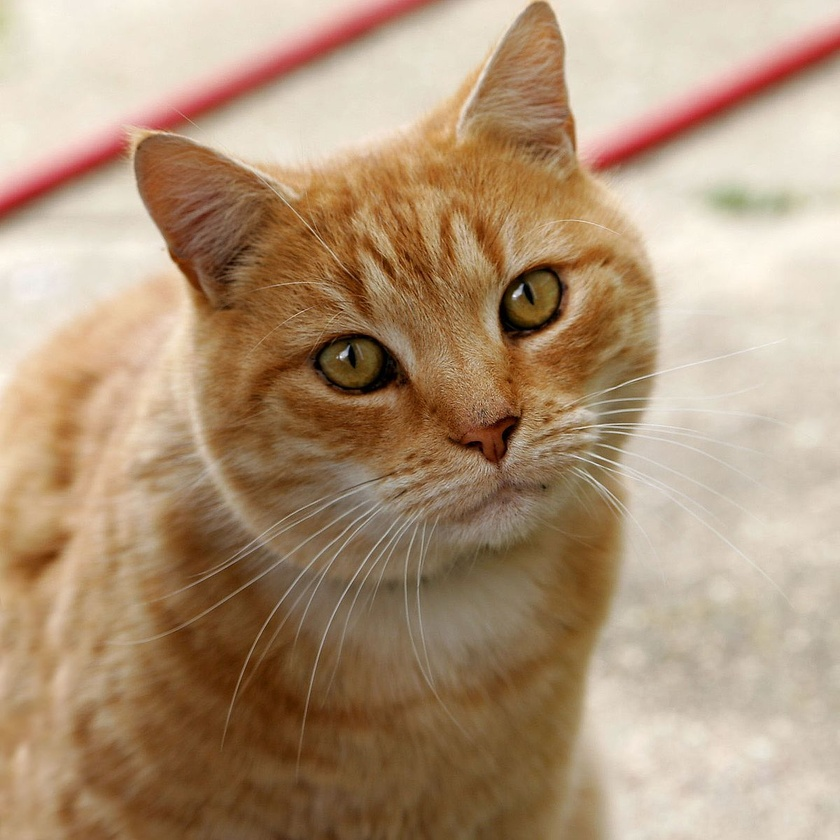
#> input picture images/random/Cat03.jpg, 840 x 840 px, shrunk from 1200 x 1199 before the run
$ python test.py
#> lines starting #> are read from the running program, lines starting #| are printed output that depends on the picture
import cv2.cv2 as cv
import numpy as np
from matplotlib import pyplot as plt

print(cv.__version__)
img = cv.imread('../images/random/Cat03.jpg')
#> img is the input picture: shape (840, 840, 3); mean B, G, R 120.7, 148.8, 175.9
px = img[100,100]
#> px = [213, 230, 239]
print(px)
#| [213 230 239]

# accessing only blue pixel
blue = img[100,100,0]
#> blue = 213
print(blue)
#| 213

print(img.size)
#| 2116800
print(img.dtype)
#| uint8

img2 = cv.imread('../images/random/prince-cay-01.jpg')
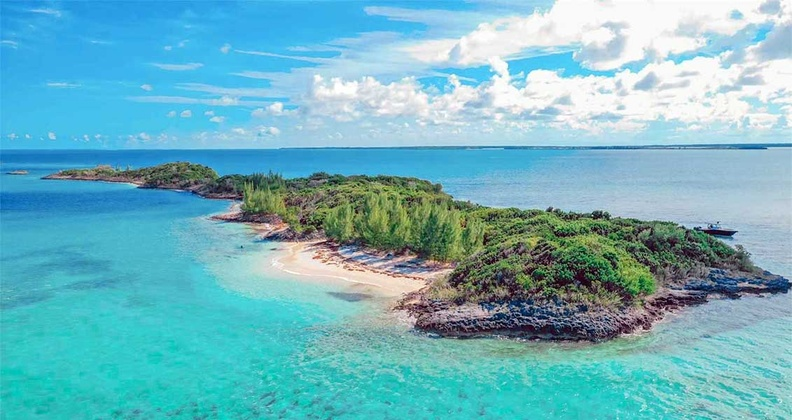
#> input picture images/random/prince-cay-01.jpg, 792 x 420 px, shrunk from 1131 x 600 before the run
#> img2 is the input picture: shape (420, 792, 3); mean B, G, R 191.5, 179.5, 112.3
img2grey = cv.imread('../images/random/prince-cay-01.jpg', 0)
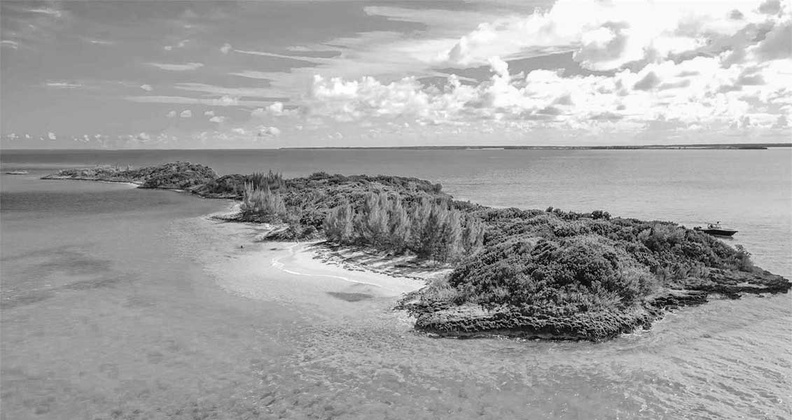
#> img2grey: shape (420, 792); min 0, max 255, mean 160.8
cv.imshow('res',img2grey)
plt.hist(img2grey.ravel(),256,[0,256])
plt.show()
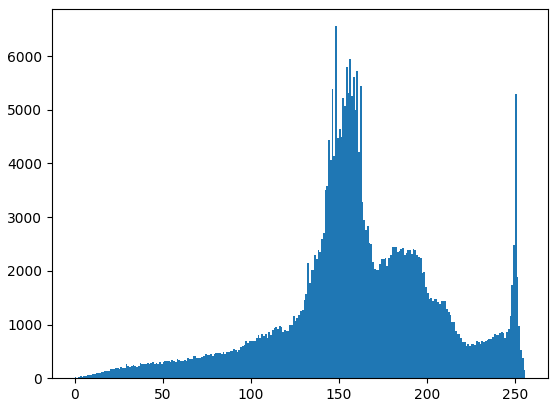
#> figure drawn by matplotlib, 1 panel; tallest bar 6556 high, from x = 148 to 149

color = ('b','g','r')
for i,col in enumerate(color):
    histr = cv.calcHist([img2],[i],None,[256],[0,256])
    plt.plot(histr,color = col)
    plt.xlim([0,256])
plt.show()
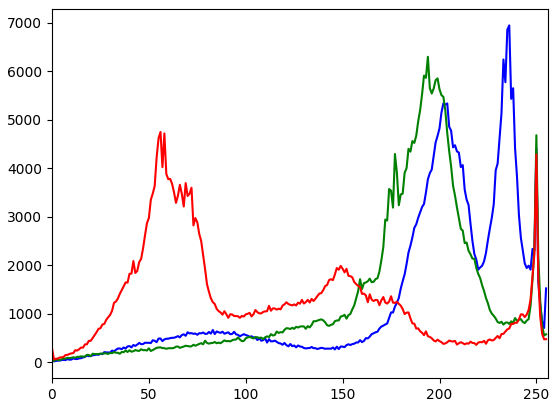
#> figure drawn by matplotlib, 1 panel; curve peaks at x = 236, y = 6950; curve peaks at x = 194, y = 6302; curve peaks at x = 56, y = 4752

#cv.waitKey(0)
#cv.destroyAllWindows()

f = np.fft.fft2(img2grey)
fshift = np.fft.fftshift(f)
magnitude_spectrum = 20*np.log(np.abs(fshift))
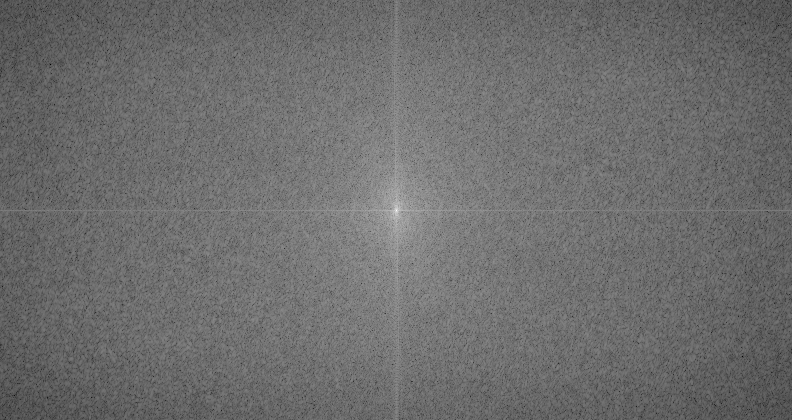
#> magnitude_spectrum: shape (420, 792) float64; min 26.84, max 355.9, mean 168; drawn with min black and max white
plt.subplot(121),plt.imshow(img2grey, cmap = 'gray')
plt.title('Input Image'), plt.xticks([]), plt.yticks([])
plt.subplot(122),plt.imshow(magnitude_spectrum, cmap = 'gray')
plt.title('Magnitude Spectrum'), plt.xticks([]), plt.yticks([])
plt.show()

dft = cv.dft(np.float32(img2grey),flags = cv.DFT_COMPLEX_OUTPUT)
dft_shift = np.fft.fftshift(dft)
magnitude_spectrum = 20*np.log(cv.magnitude(dft_shift[:,:,0],dft_shift[:,:,1]))
plt.subplot(121),plt.imshow(img2grey, cmap = 'gray')
plt.title('Input Image'), plt.xticks([]), plt.yticks([])
plt.subplot(122),plt.imshow(magnitude_spectrum, cmap = 'gray')
plt.title('Magnitude Spectrum'), plt.xticks([]), plt.yticks([])
plt.show()

# [18 lines of commented-out code are left out]
